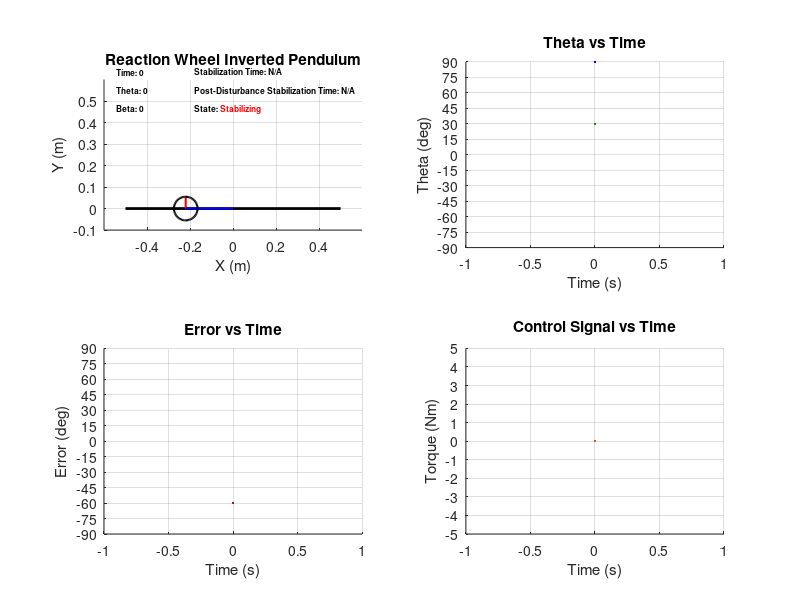

This chart was generated by the following MATLAB code: (Note: this script raises an error after producing the figure.)
%% main

%% Parameters
clc;
clear all;

Mw = 0.55;
Mp = 0.14;
Jw = 4.36*10^(-3);
Jp = 0.69*10^(-3);
L = 0.22;
Lp = 0.11;
g = 9.81;
r = 0.11/2;

% Aux Variables
a = (Mp*Lp + Mw*L)*g;
b = Mp*Lp^2 + Mw*L^2 + Jp;

%% Initial conditions
theta_0 = pi/2;
dd_theta_0 = 0;
v_theta_0 = [theta_0, dd_theta_0];

beta_0 = 0;
d_beta_0 = 0;
v_beta_0 = [beta_0, d_beta_0];

torque_in = 0;
torque_limit = 5;

theta_Q = pi/6; % Desired angle
beta_Q = 0;
torque_Q = 0; % -a*sin(theta_Q)/b

%% Initialize Graphic
f1 = figure;
subplot(2,2,1);  % Create subplot for drawing
hold on;
grid on;

axis equal
xlabel('X (m)');
ylabel('Y (m)');
title('Reaction Wheel Inverted Pendulum')

% Initial positions
xw = -L*sin(theta_0); %wheel x center
yw = L*cos(theta_0); %wheel y center

xw_end = xw - r*sin(beta_0); %wheel x end
yw_end = yw + r*cos(beta_0); %wheel y end

pos_wheel = [xw-r, yw-r, r*2, r*2]; %[x y w h]

base = plot([-0.5, 0.5],[0, 0],'k','LineWidth',2); % base line

radious = plot([xw, xw_end],[yw, yw_end],'r','LineWidth',1.5); % Pendulum rod
pendulum = plot([0, xw],[0, yw],'b','LineWidth',1.5); % Pendulum rod
wheel = rectangle('Position',pos_wheel,'Curvature',[1 1], 'LineWidth',1.5);

axis equal
axis(gca,'equal');
xlim([-0.6 0.6]);
ylim([-0.1 0.6]);

text_handle = text(0.05, 0.95, 'Time: 0', 'Units', 'normalized', 'FontSize', 6, 'FontWeight', 'bold');
theta_text_handle = text(0.05, 0.85, 'Theta: 0', 'Units', 'normalized', 'FontSize', 6, 'FontWeight', 'bold');
beta_text_handle = text(0.05, 0.75, 'Beta: 0', 'Units', 'normalized', 'FontSize', 6, 'FontWeight', 'bold');
stabilization_text_handle = text(0.35, 0.95, 'Stabilization Time: N/A', 'Units', 'normalized', 'FontSize', 6, 'FontWeight', 'bold');
post_disturbance_stabilization_text_handle = text(0.35, 0.85, 'Post-Disturbance Stabilization Time: N/A', 'Units', 'normalized', 'FontSize', 6, 'FontWeight', 'bold');
state_frame_text_handle = text(0.35, 0.75, 'State:', 'Units', 'normalized', 'FontSize', 6, 'FontWeight', 'bold');
state_text_handle = text(0.45, 0.75, 'Stabilizing', 'Units', 'normalized', 'FontSize', 6, 'FontWeight', 'bold', 'Color', 'r');

% Initialize variables for plotting theta over time
theta_values = [rad2deg(theta_0)];
time_values = [0];
ref_values = [rad2deg(theta_Q)];
error_values = [rad2deg(theta_Q-theta_0)];
torque_values = [torque_in];

subplot(2,2,2);  % Create subplot for theta vs time
hold on;
theta_plot = plot(time_values, theta_values, 'b');
ref_plot = plot(time_values, ref_values, 'Color', [0.1725 0.4784 0.1059], 'LineStyle','--');
ylim([-90 90]);
yticks(-90:15:90);
xlabel('Time (s)');
ylabel('Theta (deg)');
title('Theta vs Time');
grid on;

subplot(2,2,3);
hold on;
error_plot = plot(time_values, error_values, 'Color', [0.6350 0.0780 0.1840]);
ylim([-90 90]);
yticks(-90:15:90);
xlabel('Time (s)');
ylabel('Error (deg)');
title('Error vs Time');
grid on;

subplot(2,2,4);
hold on;
control_signal_plot = plot(time_values, torque_values, 'Color', [0.8500 0.3250 0.0980]);
ylim([-torque_limit torque_limit]);
yticks(-torque_limit : ceil((torque_limit*2)/10): torque_limit);
xlabel('Time (s)');
ylabel('Torque (Nm)');
title('Control Signal vs Time');
grid on;

time_skip = 0.001;
time = 0;

%% Controllers discretization

% PID Parameters
kp = -13.7; %-220%-190; %-120.74; % -7.1649  % -59.025  % -59.025;
ki = -36.3; %1%0 %5.369; %750.369; % 123.0725 % -8.38155 % -2.159;
kd = -1.29; %0%17; %23;

% Controller initial conditions
torque_prev = 0;
torque_prev_prev = 0;
error_prev = 0;
error_prev_prev = 0;

% Disturbance parameters
disturbance_interval = 6 * 1000;
disturbance_counter = 0;

% Stabilization text setting
stabilization_counter = 0;
stable_state = false;
post_disturbance_stable_state = false;
stable_text = 'Stabilization Time: N/A';
post_disturbance_stable_text = 'Post-Disturbance Stabilization Time: N/A';
state_frame_text = 'State';
state_text = 'Stabilizing';
threshold = 0.1;  % Threshold for considering the pendulum stabilized
stable_time = 0;
post_disturbance_stable_time = 0;
stabilization_period = 1;  % Time in seconds to consider the system stabilized
stabilization_count = round(stabilization_period / time_skip);

disturbance_applied = false;

%% Main Loop

while time <= 10
    % Time
    disturbance_counter = disturbance_counter + 1;
    time = time + time_skip;
    text = ['Time:', num2str(time)];

    % Update Variables
    [~, f_theta] = ode45(@(t,y) theta_model(t, y, a, b, torque_in, theta_Q, torque_Q), [0,time_skip], v_theta_0);
    [~, f_beta] = ode45(@(t,y) beta_model(t, y, Jw, torque_in, torque_Q),[0 time_skip], v_beta_0);
    
    v_theta = f_theta(end, :);
    v_beta = f_beta(end, :);
    theta = wrapToPi(v_theta(1));
    beta = wrapToPi(v_beta(1));

    % Update Controller Variables
    error = theta_Q - theta;  % Update actual error
    
    % PID Control Signal
    torque_in = kp*(error - error_prev) + ...
        ki*error*time_skip + ...
        kd*((error - 2*error_prev + error_prev_prev)/time_skip);
    
    % Get time of stabilization
    if ~stable_state
        if abs(error) < threshold  % Theta stable condition
            stabilization_counter = stabilization_counter + 1;
            if stabilization_counter >= stabilization_count
                stable_state = true;
                stable_time = time;
                stable_text = ['Stabilization Time:', num2str(stable_time)];
                state_text = 'Stable';
                set(state_text_handle, 'String', state_text, 'Color', 'g');
            end
        else
            stabilization_counter = 0;
        end
    end

    % Add input disturbance
    if disturbance_interval <= disturbance_counter && disturbance_counter < disturbance_interval + 500
        torque_in = torque_in + input_disturbance(time);
        disturbance_applied = true;
        post_disturbance_stable_state = false;
        stabilization_counter = 0;
        state_text = 'Applying disturbance';
        set(state_text_handle, 'String', state_text, 'Color', 'b');
    
    % Impulse disturbance
    elseif disturbance_counter >= disturbance_interval + 500
        disturbance_counter = 0;
        state_text = 'Stabilizing';
        set(state_text_handle, 'String', state_text, 'Color', 'r');
    end
    
    % Check Post-Disturbance stabilization
    if disturbance_applied && ~post_disturbance_stable_state
        if abs(rad2deg(theta)) - abs(rad2deg(theta_Q)) < threshold % Theta stable condition
            stabilization_counter = stabilization_counter + 1;
            if stabilization_counter >= stabilization_count
                post_disturbance_stable_state = true;
                post_disturbance_stable_time = time - disturbance_interval * time_skip - 0.5;
                post_disturbance_stable_text = ['Post-Disturbance Stabilization Time:', num2str(post_disturbance_stable_time)];
                state_text = 'Stable';
                set(state_text_handle, 'String', state_text, 'Color', 'g');
            end
        else
            stabilization_counter = 0;
        end
    end

    % Limit max torque
    if torque_in < -torque_limit
        torque_in = -torque_limit;
    elseif torque_in > torque_limit
        torque_in = torque_limit;
    end

    % Update Positions
    xw = -L*sin(theta); % Wheel x center
    yw = L*cos(theta); % Wheel y center
    
    xw_end = xw -  r*sin(beta); % Wheel x end
    yw_end = yw + r*cos(beta); % Wheel y end

    pos_wheel = [xw-r, yw-r, r*2, r*2]; % [x y w h]

    % Update initial conditions for next iteration
    v_theta_0 = v_theta;
    v_beta_0 = v_beta;
    
    % Update theta values for the plot
    theta_values = [theta_values, rad2deg(theta)];
    time_values = [time_values, time];
    ref_values = [ref_values, rad2deg(theta_Q)];
    error_values = [error_values, rad2deg(error)];
    torque_values = [torque_values, torque_in];

    % Draw information plots
    % plot(time_values, theta_values, 'b', time_values, ref_values, 'r--');
    set(theta_plot, 'XData', time_values, 'YData', theta_values);
    set(ref_plot, 'XData', time_values, 'YData', ref_values);
    set(error_plot, 'XData', time_values, 'YData', error_values);
    set(control_signal_plot, 'XData', time_values, 'YData', torque_values);


    % Draw simulation plot
    theta_text = ['Theta:', num2str(rad2deg(theta))];
    beta_text = ['Beta:', num2str(rad2deg(beta))];
    set(stabilization_text_handle, 'String', stable_text);
    set(post_disturbance_stabilization_text_handle, 'String', post_disturbance_stable_text);
    set(theta_text_handle, 'String', theta_text, 'Color', 'b');
    set(beta_text_handle, 'String', beta_text, 'Color', 'r');
    set(text_handle, 'String', text);
    set(pendulum,'XData',[0, xw],'YData',[0, yw]);
    set(radious,'XData',[xw, xw_end], 'YData', [yw, yw_end]);
    set(wheel, 'Position',pos_wheel,'Curvature',[1 1]);
    drawnow update;

    % Update previous errors and torque
    error_prev_prev = error_prev;
    error_prev = error;  % Update previous error
    torque_prev_prev = torque_prev;
    torque_prev = torque_in;  % Update previous torque

    pause(time_skip);
end

function v_theta = theta_model(~, y, a, b, torque_in, theta_Q, torque_Q)
    v_theta = zeros(2,1);  % Initialize a 2x1 null-vector ([0,0])
    v_theta(1) = y(2);  % Theta
    v_theta(2) = (-a*cos(theta_Q)*(y(1) - theta_Q)) - (torque_in - torque_Q)/b;  % ddtheta
end

function v_beta = beta_model(~, y, Jw, torque_in, torque_Q)
    v_beta = zeros(2,1);  % Initialize a 2x1 null-vector ([0,0])
    v_beta(1) = y(2);  % Beta
    v_beta(2) = (torque_in-torque_Q)/Jw;  % ddbeta
end

function disturbance = input_disturbance(time)
    % Sinusoidal disturbance
    amplitude = 1;
    frequency = 0.5; % 1 Hz
    %disturbance = amplitude * sin(2 * pi * frequency * time);

    % Constant disturbance
    disturbance = amplitude;
end
